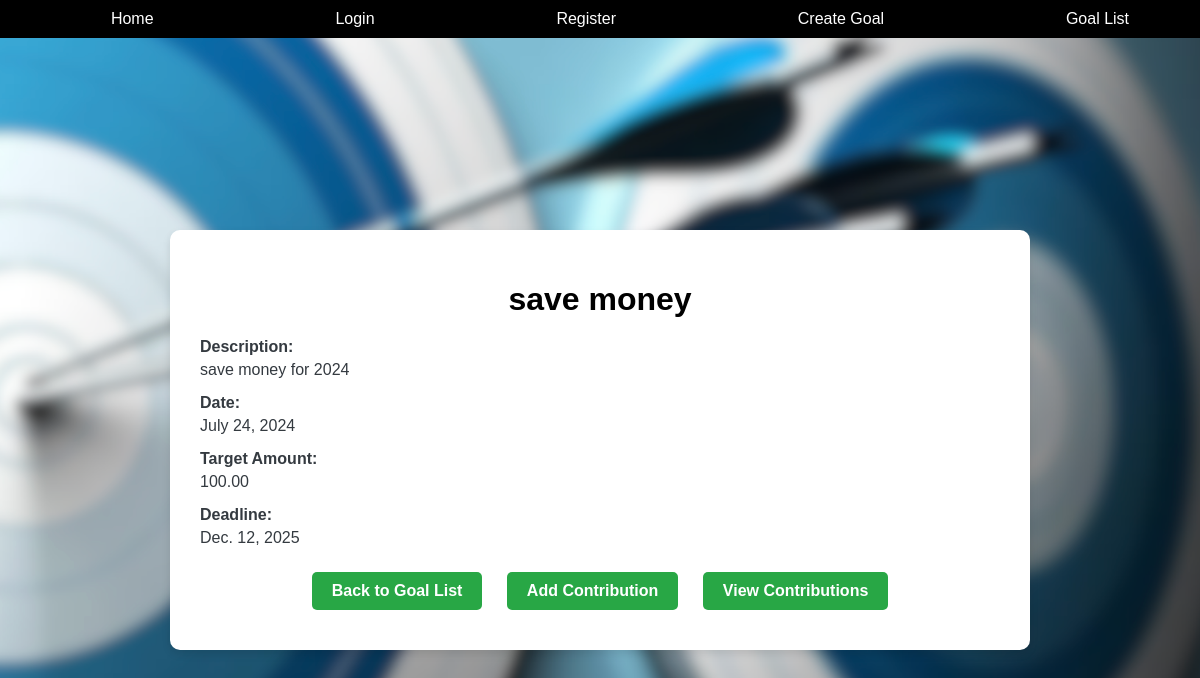
The page /Goals/goal-detail/1/ (signed in) on the database its author committed.
### Test/Goals/models.py (models this page shows, shortened)
class Goal(models.Model):
    title = models.CharField(max_length=200)
    description = models.TextField()
    target_amount = models.DecimalField(max_digits=10, decimal_places=2)
    deadline = models.DateField()
    date = models.DateField(default=date.today)
    user = models.ForeignKey(User, on_delete=models.CASCADE)

### Test/Goals/views.py (the view)
# urls.py: path('goal-detail/<int:goal_id>/', views.goal_detail, name='goal_detail'),
@login_required
def goal_detail(request, goal_id):
    goal = get_object_or_404(Goal, pk=goal_id)
    return render(request, 'goals/goal_detail.html', {'goal': goal})

### Test/Goals/templates/goals/goal_detail.html (shortened to what this page needs)
<!DOCTYPE html>
<html lang="en">
<head>
    {% load static %}
</head>
<body>
    <div class="top-bar">
        <a href="{% url 'index' %}">Home</a>
        <a href="{% url 'Users:login' %}">Login</a>
        <a href="{% url 'Users:register' %}">Register</a>
        <a href="{% url 'Goals:create_goal' %}">Create Goal</a>
        <a href="{% url 'Goals:goal_list' %}">Goal List</a>
    </div>
    <div class="container">
        <h1>{{ goal.title }}</h1>
        <dl class="goal-details">
            <dt>Description:</dt>
            <dd>{{ goal.description }}</dd>
            <dt>Date:</dt>
            <dd>{{ goal.date }}</dd>
            <dt>Target Amount:</dt>
            <dd>{{ goal.target_amount }}</dd>
            <dt>Deadline:</dt>
            <dd>{{ goal.deadline }}</dd>
        </dl>
        <a href="{% url 'Goals:goal_list' %}" class="button">Back to Goal List</a>
        <a href="{% url 'Goals:add_contribution' goal.id %}" class="button">Add Contribution</a>
        <a href="{% url 'Goals:view_contributions' goal.id %}" class="button">View Contributions</a>
    </div>
</body>
</html>

### rows shown on the page
Goal: title "save money", description "save money for 2024", date "July 24, 2024", target_amount "100.00", deadline "Dec. 12, 2025"
